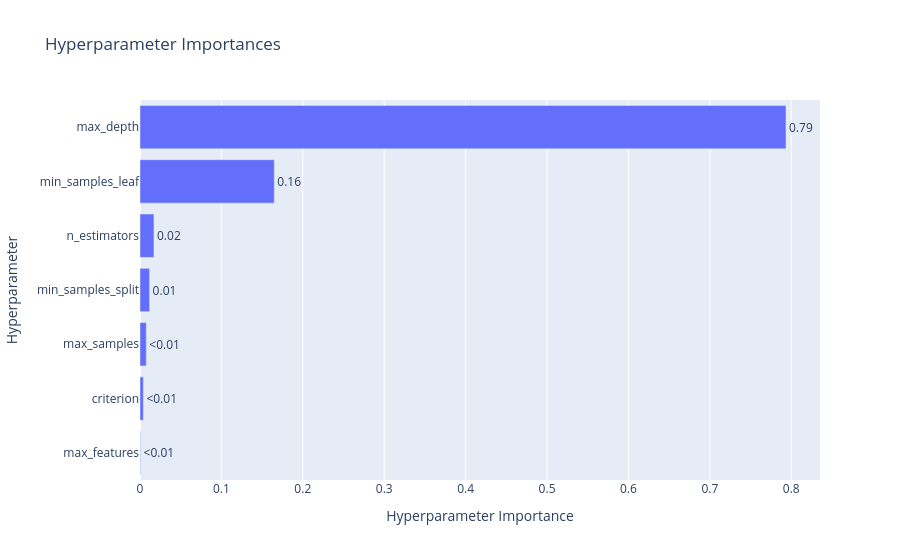

Notebook cell for this chart:
### Code cell
optuna.visualization.plot_param_importances(study)

### Figure 1 — Plotly figure (JSON) as saved in the notebook; plotly's stock layout.template omitted (floating-point values rounded to 4 significant figures)
{"data": [{"cliponaxis": false, "hovertemplate": ["max_features (CategoricalDistribution): 0.0006627379705767787<extra></extra>", "criterion (CategoricalDistribution): 0.004162667255323127<extra></extra>", "max_samples (FloatDistribution): 0.007718369244508867<extra></extra>", "min_samples_split (IntDistribution): 0.011801419978389606<extra></extra>", "n_estimators (IntDistribution): 0.017144142164204016<extra></extra>", "min_samples_leaf (IntDistribution): 0.1649669675532695<extra></extra>", "max_depth (IntDistribution): 0.7935436958337281<extra></extra>"], "name": "Objective Value", "orientation": "h", "text": ["<0.01", "<0.01", "<0.01", "0.01", "0.02", "0.16", "0.79"], "textposition": "outside", "type": "bar", "x": [0.0006627, 0.004163, 0.007718, 0.0118, 0.01714, 0.165, 0.7935], "y": ["max_features", "criterion", "max_samples", "min_samples_split", "n_estimators", "min_samples_leaf", "max_depth"]}], "layout": {"title": {"text": "Hyperparameter Importances"}, "xaxis": {"title": {"text": "Hyperparameter Importance"}}, "yaxis": {"title": {"text": "Hyperparameter"}}}}
